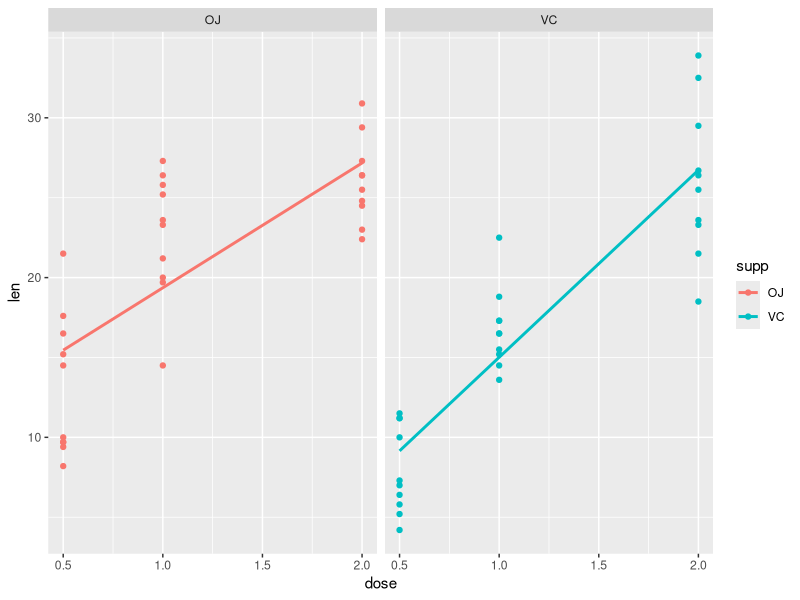

Reproduce this figure in R.
## ---- chunk 1
knitr::opts_chunk$set(echo = TRUE)
## ---- chunk 2
library(datasets)
data("ToothGrowth")
## ---- chunk 3
aggregate(len ~ supp + dose, data = ToothGrowth, mean)
## ---- chunk 4
library(ggplot2)
ggplot(ToothGrowth,
        aes(x = dose, y = len)) +
  geom_point(aes(col = supp)) + 
  geom_smooth(aes(col = supp),
              method = "lm",
              se = FALSE) +
  facet_wrap(~supp, nrow = 1)
## ---- chunk 5
oj.halfmg <- with(ToothGrowth, len[supp == "OJ" & dose == 0.5])
oj.onemg <- with(ToothGrowth, len[supp == "OJ" & dose == 1.0])
t.test(oj.onemg, oj.halfmg, alternative = "greater")$p.value
oj.twomg <- with(ToothGrowth, len[supp == "OJ" & dose == 2.0])
t.test(oj.twomg, oj.onemg, alternative = "greater")$p.value
## ---- chunk 6
vc.halfmg <- with(ToothGrowth, len[supp == "VC" & dose == 0.5])
vc.onemg <- with(ToothGrowth, len[supp == "VC" & dose == 1.0])
t.test(vc.onemg, vc.halfmg, alternative = "greater")$p.value

vc.twomg <- with(ToothGrowth, len[supp == "VC" & dose == 2.0])
t.test(vc.twomg, vc.onemg, alternative = "greater")$p.value
## ---- chunk 7
t.test(oj.halfmg, vc.halfmg, alternative = "greater")$p.value
t.test(oj.onemg, vc.onemg, alternative = "greater")$p.value
t.test(oj.twomg, vc.twomg, alternative = "greater")$p.value
## ---- chunk 8
t.test(oj.twomg, vc.twomg, alternative = "two.sided")$p.value
